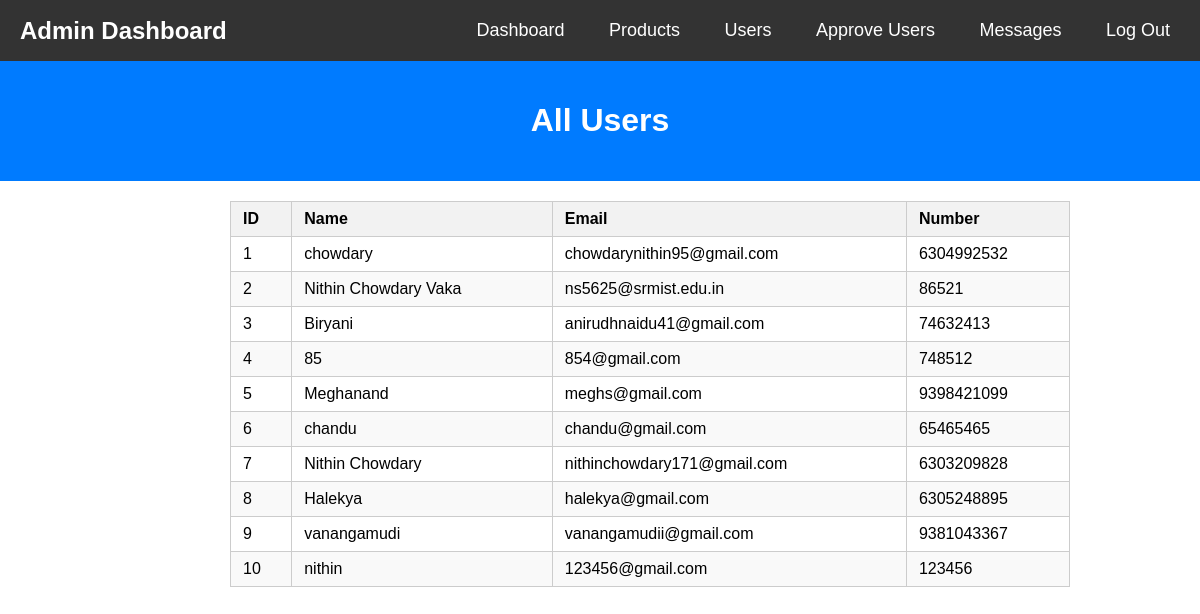
The page /admin/all_users.php on the database its author committed.
### tables this page shows
CREATE TABLE `users` (
  `id` int(100) NOT NULL,
  `name` varchar(20) NOT NULL,
  `email` varchar(50) NOT NULL,
  `number` varchar(10) NOT NULL,
  `password` varchar(50) NOT NULL,
  `STATUS` tinyint(1) DEFAULT 0
);

### admin/all_users.php (the view, shortened to what this page needs)
<?php
include 'connect.php';
$select_users = $conn->prepare("SELECT * FROM `users`");
$select_users->execute();
$users = $select_users->fetchAll(PDO::FETCH_ASSOC);
?>
<!DOCTYPE html>
<html lang="en">
<head>
    <link rel="stylesheet" type="text/css" href="users.css">
</head>
<body>
<nav class="navbar">
    <h2>Admin Dashboard</h2>
    <ul>
        <li><a href="admin_dashboard.php">Dashboard</a></li>
        <li><a href="admin_products.php">Products</a></li>
        <li><a href="all_users.php">Users</a></li>
        <li><a href="approve_users.php">Approve Users</a></li>
        <li><a href="admin_contact.php">Messages</a></li>
        <li><a href="admin_logout.php">Log Out</a></li>
    </ul>
</nav>
<header>
        <h1>All Users</h1>
    </header>
    <table class="user-table">
            <thead>
                <tr>
                <th>ID</th>
                <th>Name</th>
                <th>Email</th>
                <th>Number</th>
            </tr>
        </thead>
        <tbody>
            <?php foreach($users as $user): ?>
                <tr class="user-row">
                    <td><?php echo $user['id']; ?></td>
                    <td><?php echo $user['name']; ?></td>
                    <td><?php echo $user['email']; ?></td>
                    <td><?php echo $user['number']; ?></td>
                </tr>
            <?php endforeach; ?>
        </tbody>
    </table>
</body>
</html>

### admin/users.css (style rules this page uses)
body { font-family: Arial, sans-serif; margin: 0; padding: 0; }
ul { list-style-type: none; padding: 0; }
li { padding: 10px; text-align: center; transition: background-color 0.3s; }
li a { color: #fff; text-decoration: none; display: block; }
header { background-color: #007bff; color: #fff; text-align: center; padding: 20px; }
.user-table { width: 70%; border-collapse: collapse; margin-top: 20px; border: 1px solid #ccc; margin-left: 230px; }
th, td { padding: 8px 12px; text-align: left; border: 1px solid #ccc; }
th { background-color: #f2f2f2; }
tr:nth-child(even) { background-color: #f9f9f9; transition: background-color 0.3s; }
tr.user-row { animation: fadeIn 0.5s ease-in-out; }
.navbar { display: flex; align-items: center; justify-content: space-between; background-color: #333; padding: 10px 20px; }
.navbar h2, .navbar ul { margin: 0; padding: 0; list-style: none; color: #fff; display: inline-block; }
.navbar ul li { display: inline-block; margin-left: 20px; }
.navbar ul li a { text-decoration: none; color: #fff; font-size: 18px; }

### rows shown on the page
users: id "1", name "chowdary", email "chowdarynithin95@gmail.com", number "6304992532"
users: id "2", name "Nithin Chowdary Vaka", email "ns5625@srmist.edu.in", number "86521"
users: id "3", name "Biryani", email "anirudhnaidu41@gmail.com", number "74632413"
users: id "4", name "85", email "854@gmail.com", number "748512"
users: id "5", name "Meghanand", email "meghs@gmail.com", number "9398421099"
users: id "6", name "chandu", email "chandu@gmail.com", number "65465465"
users: id "7", name "Nithin Chowdary", email "nithinchowdary171@gmail.com", number "6303209828"
users: id "8", name "Halekya", email "halekya@gmail.com", number "6305248895"
users: id "9", name "vanangamudi", email "vanangamudii@gmail.com", number "9381043367"
users: id "10", name "nithin", email "123456@gmail.com", number "123456"
